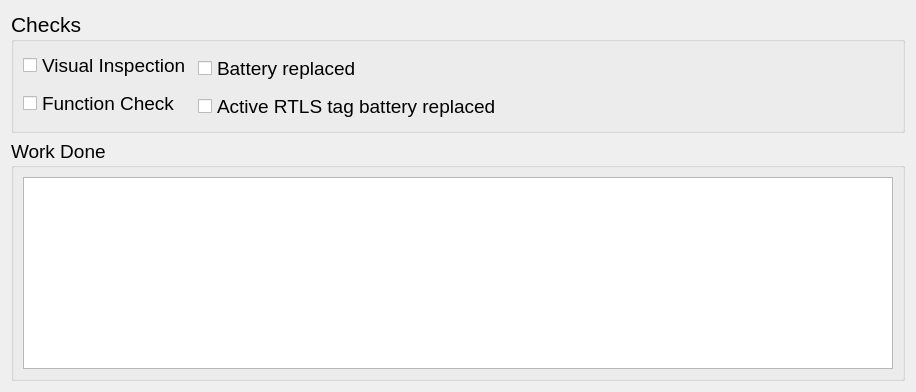
          <widget class="QWidget" name="tab">
           <attribute name="title">
            <string>Return Loan</string>
           </attribute>
           <layout class="QVBoxLayout" name="verticalLayout_9">
            <item>
             <widget class="QGroupBox" name="groupBox_8">
              <property name="maximumSize">
               <size>
                <width>1200</width>
                <height>16777215</height>
               </size>
              </property>
              <property name="font">
               <font>
                <pointsize>16</pointsize>
               </font>
              </property>
              <property name="cursor">
               <cursorShape>WaitCursor</cursorShape>
              </property>
              <property name="title">
               <string>Checks</string>
              </property>
              <layout class="QGridLayout" name="gridLayout_4">
               <property name="rightMargin">
                <number>400</number>
               </property>
               <item row="0" column="0">
                <widget class="QCheckBox" name="chkbx_visual_insp">
                 <property name="font">
                  <font>
                   <pointsize>14</pointsize>
                  </font>
                 </property>
                 <property name="text">
                  <string>Visual Inspection</string>
                 </property>
                </widget>
               </item>
               <item row="0" column="1" rowspan="2">
                <widget class="QCheckBox" name="chkbx_batt_replace">
                 <property name="font">
                  <font>
                   <pointsize>14</pointsize>
                  </font>
                 </property>
                 <property name="text">
                  <string>Battery replaced</string>
                 </property>
                </widget>
               </item>
               <item row="1" column="0" rowspan="2">
                <widget class="QCheckBox" name="chkbx_function">
                 <property name="font">
                  <font>
                   <pointsize>14</pointsize>
                  </font>
                 </property>
                 <property name="text">
                  <string>Function Check</string>
                 </property>
                </widget>
               </item>
               <item row="2" column="1">
                <widget class="QCheckBox" name="chkbx_batt_replace_2">
                 <property name="font">
                  <font>
                   <pointsize>14</pointsize>
                  </font>
                 </property>
                 <property name="text">
                  <string>Active RTLS tag battery replaced</string>
                 </property>
                </widget>
               </item>
              </layout>
             </widget>
            </item>
            <item>
             <widget class="QGroupBox" name="groupBox_3">
              <property name="maximumSize">
               <size>
                <width>1200</width>
                <height>16777215</height>
               </size>
              </property>
              <property name="font">
               <font>
                <pointsize>14</pointsize>
               </font>
              </property>
              <property name="title">
               <string>Work Done</string>
              </property>
              <layout class="QHBoxLayout" name="horizontalLayout_6">
               <property name="spacing">
                <number>20</number>
               </property>
               <item>
                <widget class="QPlainTextEdit" name="txt_work_done">
                 <property name="font">
                  <font>
                   <pointsize>14</pointsize>
                  </font>
                 </property>
                </widget>
               </item>
              </layout>
             </widget>
            </item>
           </layout>
          </widget>
